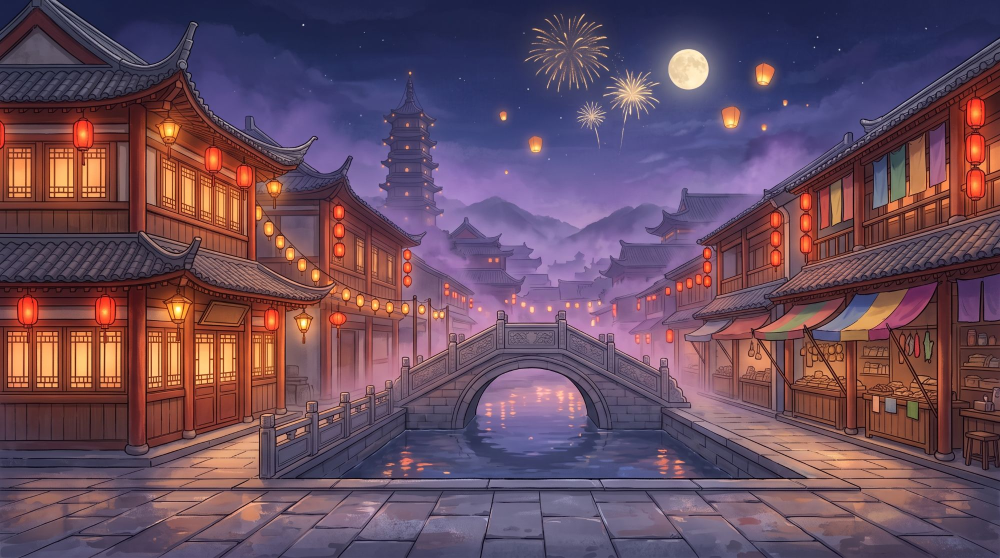
#> input picture assets/scenes/bridge-night.jpg, 2000 x 1116 px (shown at 1/2 size)
$ python detect-lights.py ../assets/scenes/bridge-night.jpg
#> lines starting #> are read from the running program, lines starting #| are printed output that depends on the picture; after the words box and inside, x2 and y2 are one past the last pixel; in counts of white or black regions, pixels touching at a corner belong together
#!/usr/bin/env python3
"""从一张 AI 生成的夜景图里自动找出灯笼位置，生成单图模式的场景配置。

用法：
    python3 scripts/detect-lights.py assets/scenes/my-scene.png
    → 生成 assets/scenes/my-scene.js 与 out/my-scene-lights.jpg（绿圈标出检测结果，方便检查）

然后打开 index.html?mode=still&scene=my-scene 预览。
sky（烟花可出现的区域）、water（水面波光区域）和 walkY（角色脚底高度）是按画面手动调的多边形/数值，
脚本先给一个默认值（天空 = 画面上方 30%，无水面），请对照检查图修改生成的 .js 文件。

依赖：pip install pillow numpy
"""
import json
import math
import os
import sys

import numpy as np
from PIL import Image, ImageDraw


def detect(path):
#> called with path = '../assets/scenes/bridge-night.jpg'
    im = Image.open(path).convert('RGB')
#> im is the input picture: PIL image 2000x1116 RGB; mean R, G, B 105.6, 76.7, 94.5
    a = np.asarray(im).astype(np.float32)
    r, g, b = a[..., 0], a[..., 1], a[..., 2]
    mx, mn = a.max(-1), a.min(-1)
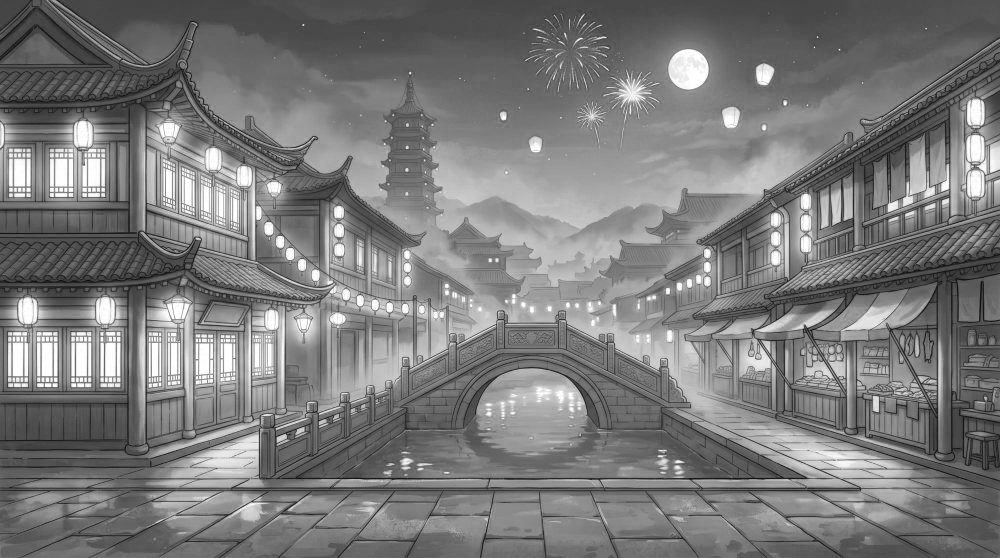
#> mx: shape (1116, 2000) float32 (shown at 1/2 size); min 6, max 255, mean 122.7
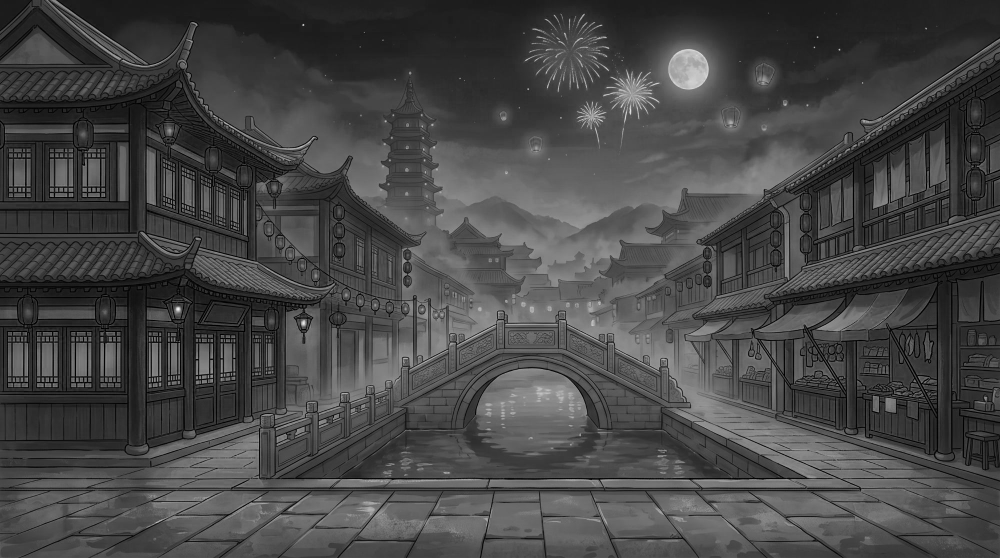
#> mn: shape (1116, 2000) float32 (shown at 1/2 size); min 0, max 245, mean 70.6
    sat = (mx - mn) / (mx + 1e-3)
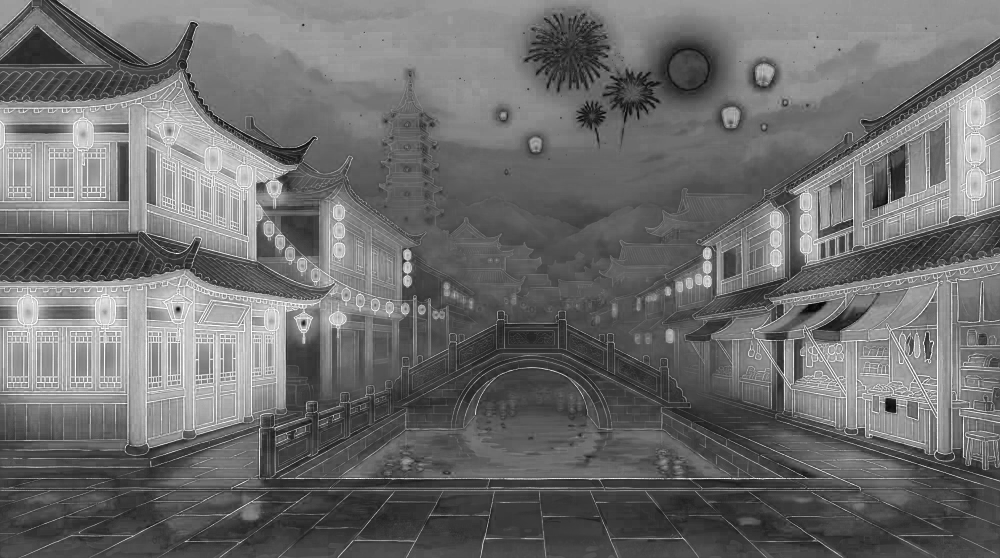
#> sat: shape (1116, 2000) float32 (shown at 1/2 size); min 0, max 1, mean 0.43
    H, W = r.shape
#> H = 1116; W = 2000
    sky_h = int(H * 0.3)
#> sky_h = 334
    red = (r > 190) & (g < 120) & (b < 110) & (sat > 0.5)  # 红灯笼
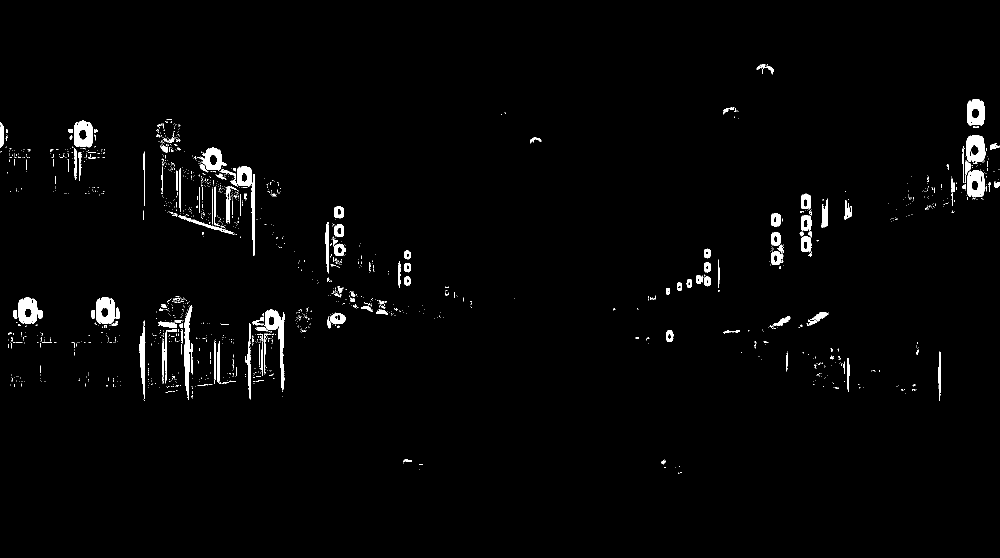
#> red: shape (1116, 2000) bool (shown at 1/2 size); 1.8% white; 1639 white regions (1480 under 20 px), largest, box (x1, y1, x2, y2) and area: (192, 595, 229, 648) 1515, (37, 595, 75, 648) 1513, (1933, 270, 1969, 324) 1484
    amber = (r > 235) & (g > 140) & (g < 225) & (b < 140) & (sat > 0.4)  # 孔明灯（只取天空部分）
#> amber: shape (1116, 2000) bool; 1.7% white; 640 white regions (400 under 20 px), largest, box (x1, y1, x2, y2) and area: (84, 686, 105, 752) 1351, (153, 686, 173, 752) 1320, (211, 686, 231, 752) 1313
    amber[sky_h:, :] = False
#> amber: shape (1116, 2000) bool; 0.2% white; 76 white regions (38 under 20 px), largest, box (x1, y1, x2, y2) and area: (328, 246, 348, 273) 373, (177, 318, 200, 334) 368, (111, 318, 134, 334) 367
    mask = red | amber
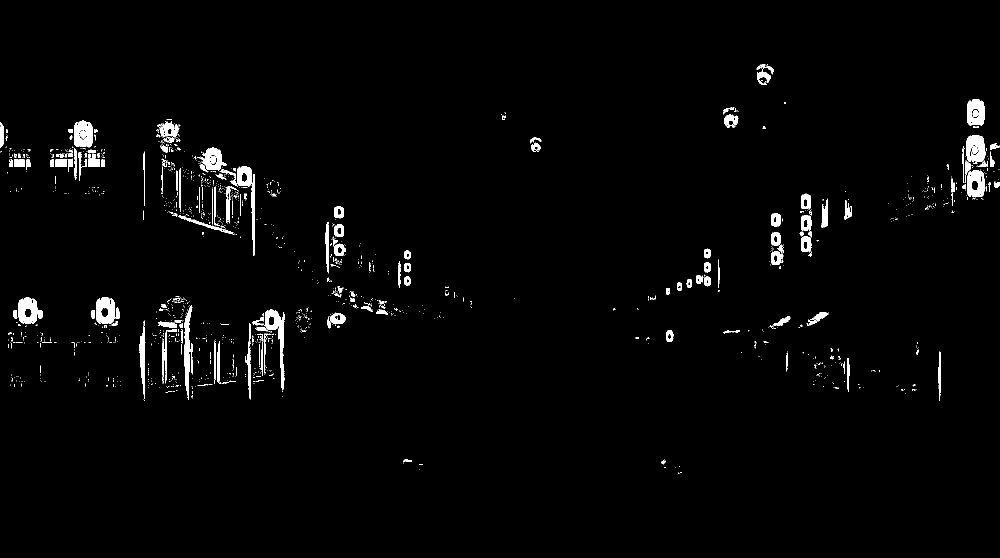
#> mask: shape (1116, 2000) bool (shown at 1/2 size); 2% white; 1605 white regions (1413 under 20 px), largest, box (x1, y1, x2, y2) and area: (148, 241, 185, 295) 1632, (192, 595, 229, 648) 1515, (37, 595, 75, 648) 1513
    lab = np.zeros((H, W), np.int32)
    comps = []
    cur = 0
    for y0, x0 in zip(*np.nonzero(mask)):
        if lab[y0, x0]:
            continue
        cur += 1
        stack = [(y0, x0)]
        lab[y0, x0] = cur
        pts = []
        while stack:
            y, x = stack.pop()
            pts.append((y, x))
            for dy, dx in ((1, 0), (-1, 0), (0, 1), (0, -1)):
                ny, nx = y + dy, x + dx
                if 0 <= ny < H and 0 <= nx < W and mask[ny, nx] and not lab[ny, nx]:
                    lab[ny, nx] = cur
                    stack.append((ny, nx))
        if len(pts) < 10:
            continue
        p = np.array(pts)
        h, w = np.ptp(p[:, 0]) + 1, np.ptp(p[:, 1]) + 1
        if len(pts) / (w * h) < 0.35 or max(w, h) > 70 or max(w, h) / min(w, h) > 2.6:
            continue  # 排除窗户、布幌等非圆形色块
        cy, cx = p.mean(0)
        is_sky = bool(amber[p[:, 0], p[:, 1]].mean() > 0.5)
        comps.append(dict(x=float(cx), y=float(cy), r=float(max(w, h) / 2), n=len(pts), sky=is_sky))
#> this loop made 44013 passes
#> (y0, x0) on passes 2, 4, 5: (129, 1521), (129, 1524), (129, 1525)
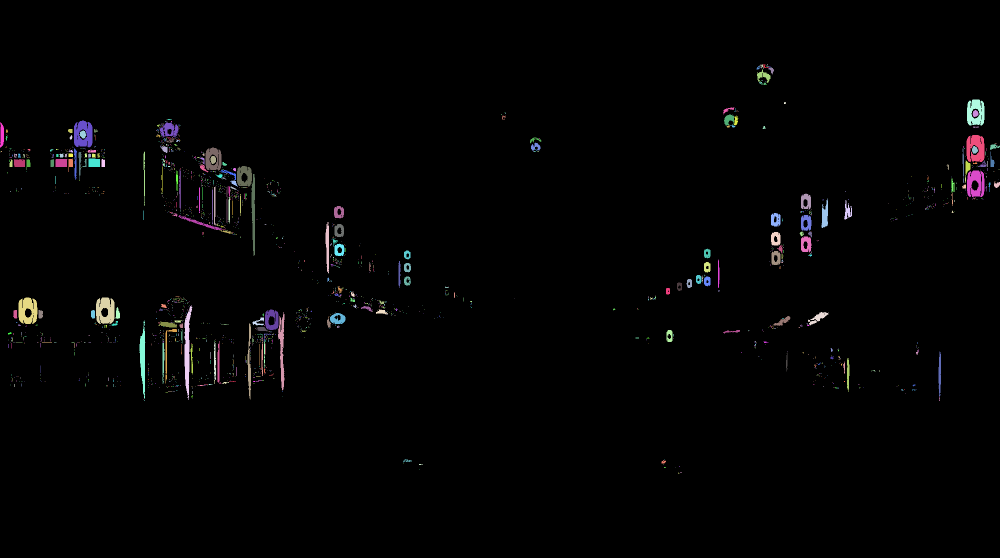
#> lab: shape (1116, 2000) int32 (shown at 1/2 size); 2000 distinct labels, from 0 to 1999; one colour per label, 0 black
#> after the loop, comps = 154 items; cur = 1999
    comps = [c for c in comps if c['r'] >= 5 or c['sky']]
#> comps = 108 items
    comps.sort(key=lambda c: -c['n'])
    out = []
    for c in comps:  # 合并重叠的检测
        if any(math.hypot(c['x'] - o['x'], c['y'] - o['y']) < max(o['r'], c['r']) * 1.1 for o in out):
            continue
        out.append(c)
#> this loop made 108 passes
#> c on passes 1, 2, 3, 4, 6, 7, 8, 9, 10, 11, 12: {'x': 210.3, 'y': 620.8, 'r': 26.5, 'n': 1515, 'sky': False}, {'x': 55.04, 'y': 620.9, 'r': 26.5, 'n': 1513, 'sky': False}, {'x': 1951, 'y': 296.4, 'r': 27, 'n': 1483, 'sky': False}, {'x': 166.2, 'y': 268.3, 'r': 27, 'n': 1481, 'sky': False}, {'x': 1951, 'y': 224.7, 'r': 26, 'n': 1357, 'sky': False}, {'x': 426.2, 'y': 317.8, 'r': 23, 'n': 1022, 'sky': False}, {'x': 488.3, 'y': 352, 'r': 20.5, 'n': 910, 'sky': False}, {'x': 543.1, 'y': 639.1, 'r': 20.5, 'n': 774, 'sky': False}, {'x': 338.3, 'y': 259.3, 'r': 19.5, 'n': 669, 'sky': True}, {'x': 1611.9, 'y': 488, 'r': 16, 'n': 491, 'sky': False}, {'x': 1612, 'y': 445, 'r': 16, 'n': 482, 'sky': False}
#> after the loop, out = 97 items
    return im, out


def main():
    src = sys.argv[1]
    name = os.path.splitext(os.path.basename(src))[0]
    im, lights = detect(src)
#> lights = 97 items
    W, H = im.size
#> W = 2000; H = 1116
    cfg = {
        'image': src.replace(os.sep, '/'),
        'size': [W, H],
        'lights': sorted([[round(c['x']), round(c['y']), round(c['r']), 1 if c['sky'] else 0] for c in lights], key=lambda l: (l[1], l[0])),
        'sky': [[0, 0], [W, 0], [W, round(H * 0.3)], [0, round(H * 0.3)]],
        'water': [[0, 0], [0, 0], [0, 0]],
        'walkY': round(H * 0.93),
    }
    js_path = os.path.join(os.path.dirname(src), name + '.js')
    with open(js_path, 'w') as f:
        f.write('// 单图场景配置（scripts/detect-lights.py 生成）。lights: [x, y, 半径, 是否为孔明灯]；sky / water 为图像坐标多边形\n')
        f.write('window.KV_SCENE = ' + json.dumps(cfg, ensure_ascii=False, separators=(',', ':')) + ';\n')
    os.makedirs('out', exist_ok=True)
    dbg = im.copy()
    d = ImageDraw.Draw(dbg)
    for c in lights:
        d.ellipse([c['x'] - c['r'] - 3, c['y'] - c['r'] - 3, c['x'] + c['r'] + 3, c['y'] + c['r'] + 3], outline=(0, 255, 0), width=2)
#> this loop made 97 passes
    dbg.save(os.path.join('out', name + '-lights.jpg'))
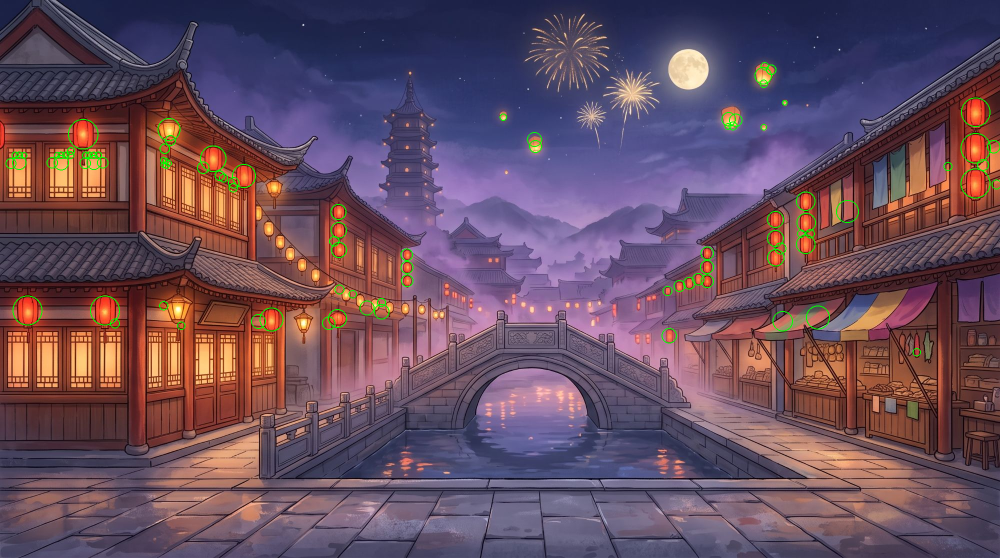
#> saved as bridge-night-lights.jpg: PIL image 2000x1116 RGB (shown at 1/2 size); mean R, G, B 104.6, 77.8, 94.1
    print(f'{len(lights)} 个灯光 → {js_path}，检查图 → out/{name}-lights.jpg')
#| 97 个灯光 → ../assets/scenes/bridge-night.js，检查图 → out/bridge-night-lights.jpg


if __name__ == '__main__':
    main()
